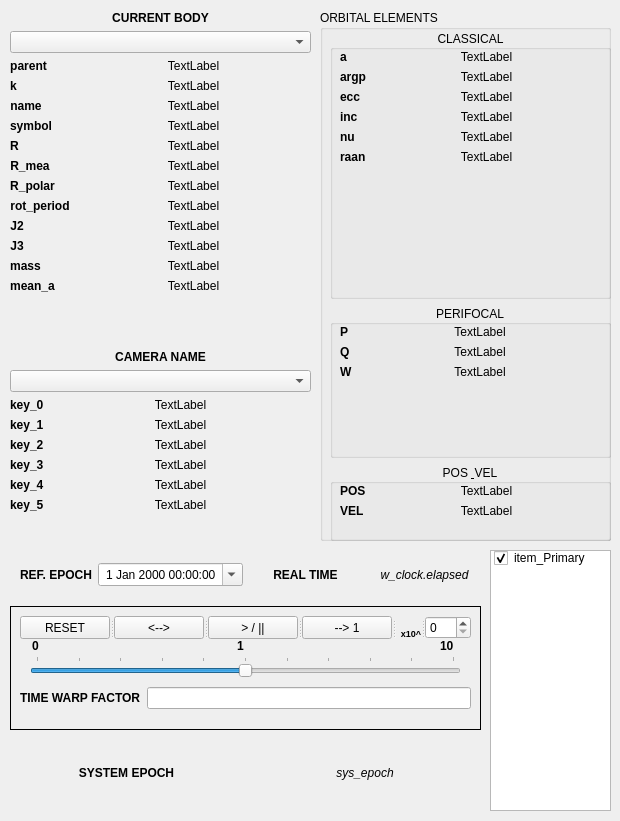
<?xml version="1.0" encoding="UTF-8"?>
<ui version="4.0">
 <class>SNS_DataPanels</class>
 <widget class="QWidget" name="SNS_DataPanels">
  <property name="geometry">
   <rect>
    <x>0</x>
    <y>0</y>
    <width>620</width>
    <height>821</height>
   </rect>
  </property>
  <property name="windowTitle">
   <string>Form</string>
  </property>
  <widget class="QWidget" name="layoutWidget_2">
   <property name="geometry">
    <rect>
     <x>10</x>
     <y>550</y>
     <width>471</width>
     <height>261</height>
    </rect>
   </property>
   <layout class="QVBoxLayout" name="EpochTimer" stretch="2,5,3">
    <property name="sizeConstraint">
     <enum>QLayout::SetDefaultConstraint</enum>
    </property>
    <item>
     <layout class="QHBoxLayout" name="ref_times">
      <property name="sizeConstraint">
       <enum>QLayout::SetMinimumSize</enum>
      </property>
      <item>
       <layout class="QHBoxLayout" name="hlo_ref_epoch_2">
        <item>
         <widget class="QLabel" name="lf_ref_epoch_2">
          <property name="text">
           <string>&lt;html&gt;&lt;head/&gt;&lt;body&gt;&lt;p&gt;&lt;span style=&quot; font-weight:600;&quot;&gt;REF. EPOCH&lt;/span&gt;&lt;/p&gt;&lt;/body&gt;&lt;/html&gt;</string>
          </property>
          <property name="alignment">
           <set>Qt::AlignRight|Qt::AlignTrailing|Qt::AlignVCenter</set>
          </property>
         </widget>
        </item>
        <item>
         <widget class="QDateTimeEdit" name="dtEdit_ref_epoch_2">
          <property name="alignment">
           <set>Qt::AlignCenter</set>
          </property>
          <property name="calendarPopup">
           <bool>true</bool>
          </property>
          <property name="timeSpec">
           <enum>Qt::UTC</enum>
          </property>
         </widget>
        </item>
       </layout>
      </item>
      <item>
       <layout class="QHBoxLayout" name="hlo_elapsed_2">
        <item>
         <widget class="QLabel" name="lf_elapsed_2">
          <property name="text">
           <string>&lt;html&gt;&lt;head/&gt;&lt;body&gt;&lt;p&gt;&lt;span style=&quot; font-weight:600;&quot;&gt;REAL TIME&lt;/span&gt;&lt;/p&gt;&lt;/body&gt;&lt;/html&gt;</string>
          </property>
          <property name="alignment">
           <set>Qt::AlignCenter</set>
          </property>
         </widget>
        </item>
        <item>
         <widget class="QLabel" name="lv_elapsed_2">
          <property name="text">
           <string>&lt;html&gt;&lt;head/&gt;&lt;body&gt;&lt;p&gt;&lt;span style=&quot; font-style:italic;&quot;&gt;w_clock.elapsed&lt;/span&gt;&lt;/p&gt;&lt;/body&gt;&lt;/html&gt;</string>
          </property>
          <property name="alignment">
           <set>Qt::AlignCenter</set>
          </property>
         </widget>
        </item>
       </layout>
      </item>
     </layout>
    </item>
    <item>
     <widget class="QFrame" name="fra_twarp_2">
      <property name="sizePolicy">
       <sizepolicy hsizetype="Preferred" vsizetype="MinimumExpanding">
        <horstretch>0</horstretch>
        <verstretch>0</verstretch>
       </sizepolicy>
      </property>
      <property name="frameShape">
       <enum>QFrame::Box</enum>
      </property>
      <property name="frameShadow">
       <enum>QFrame::Plain</enum>
      </property>
      <widget class="QSlider" name="sli_twarp_man_2">
       <property name="geometry">
        <rect>
         <x>20</x>
         <y>50</y>
         <width>431</width>
         <height>21</height>
        </rect>
       </property>
       <property name="minimum">
        <number>-100</number>
       </property>
       <property name="maximum">
        <number>100</number>
       </property>
       <property name="value">
        <number>0</number>
       </property>
       <property name="tracking">
        <bool>true</bool>
       </property>
       <property name="orientation">
        <enum>Qt::Horizontal</enum>
       </property>
       <property name="invertedAppearance">
        <bool>false</bool>
       </property>
       <property name="invertedControls">
        <bool>true</bool>
       </property>
       <property name="tickPosition">
        <enum>QSlider::TicksAbove</enum>
       </property>
       <property name="tickInterval">
        <number>20</number>
       </property>
      </widget>
      <widget class="QLabel" name="lf_twarp_min_2">
       <property name="geometry">
        <rect>
         <x>220</x>
         <y>30</y>
         <width>21</width>
         <height>20</height>
        </rect>
       </property>
       <property name="text">
        <string>&lt;html&gt;&lt;head/&gt;&lt;body&gt;&lt;p&gt;&lt;span style=&quot; font-weight:600;&quot;&gt;1&lt;/span&gt;&lt;/p&gt;&lt;/body&gt;&lt;/html&gt;</string>
       </property>
       <property name="alignment">
        <set>Qt::AlignCenter</set>
       </property>
      </widget>
      <widget class="QLabel" name="lv_twarp_max_3">
       <property name="geometry">
        <rect>
         <x>15</x>
         <y>30</y>
         <width>21</width>
         <height>21</height>
        </rect>
       </property>
       <property name="text">
        <string>&lt;html&gt;&lt;head/&gt;&lt;body&gt;&lt;p&gt;&lt;span style=&quot; font-weight:600;&quot;&gt;0&lt;/span&gt;&lt;/p&gt;&lt;/body&gt;&lt;/html&gt;</string>
       </property>
       <property name="alignment">
        <set>Qt::AlignCenter</set>
       </property>
      </widget>
      <widget class="QLabel" name="lv_twarp_max_4">
       <property name="geometry">
        <rect>
         <x>430</x>
         <y>30</y>
         <width>21</width>
         <height>21</height>
        </rect>
       </property>
       <property name="text">
        <string>&lt;html&gt;&lt;head/&gt;&lt;body&gt;&lt;p&gt;&lt;span style=&quot; font-weight:600;&quot;&gt;10&lt;/span&gt;&lt;/p&gt;&lt;/body&gt;&lt;/html&gt;</string>
       </property>
       <property name="alignment">
        <set>Qt::AlignLeading|Qt::AlignLeft|Qt::AlignVCenter</set>
       </property>
      </widget>
      <widget class="QSplitter" name="splitter_2">
       <property name="geometry">
        <rect>
         <x>10</x>
         <y>10</y>
         <width>451</width>
         <height>23</height>
        </rect>
       </property>
       <property name="orientation">
        <enum>Qt::Horizontal</enum>
       </property>
       <widget class="QPushButton" name="btn_stop_2">
        <property name="sizePolicy">
         <sizepolicy hsizetype="MinimumExpanding" vsizetype="Fixed">
          <horstretch>0</horstretch>
          <verstretch>0</verstretch>
         </sizepolicy>
        </property>
        <property name="text">
         <string>RESET</string>
        </property>
       </widget>
       <widget class="QPushButton" name="btn_reverse_2">
        <property name="text">
         <string>&lt;--&gt;</string>
        </property>
       </widget>
       <widget class="QPushButton" name="btn_play_pause_2">
        <property name="text">
         <string>&gt; / ||</string>
        </property>
       </widget>
       <widget class="QPushButton" name="btn_real_twarp_2">
        <property name="text">
         <string>--&gt; 1</string>
        </property>
       </widget>
       <widget class="QLabel" name="lf_exp_2">
        <property name="text">
         <string>&lt;html&gt;&lt;head/&gt;&lt;body&gt;&lt;p&gt;&lt;span style=&quot; font-size:7pt; font-weight:600;&quot;&gt;x10^&lt;/span&gt;&lt;/p&gt;&lt;/body&gt;&lt;/html&gt;</string>
        </property>
        <property name="alignment">
         <set>Qt::AlignBottom|Qt::AlignRight|Qt::AlignTrailing</set>
        </property>
       </widget>
       <widget class="QSpinBox" name="sp_exp_2"/>
      </widget>
      <widget class="QWidget" name="">
       <property name="geometry">
        <rect>
         <x>10</x>
         <y>80</y>
         <width>451</width>
         <height>24</height>
        </rect>
       </property>
       <layout class="QHBoxLayout" name="horizontalLayout">
        <item>
         <widget class="QLabel" name="lf_twarp_2">
          <property name="text">
           <string>&lt;html&gt;&lt;head/&gt;&lt;body&gt;&lt;p&gt;&lt;span style=&quot; font-weight:600;&quot;&gt;TIME WARP FACTOR&lt;/span&gt;&lt;/p&gt;&lt;/body&gt;&lt;/html&gt;</string>
          </property>
         </widget>
        </item>
        <item>
         <widget class="QLineEdit" name="lEd_twarp_2"/>
        </item>
       </layout>
      </widget>
     </widget>
    </item>
    <item>
     <layout class="QHBoxLayout" name="hlo_sys_epoch_2">
      <property name="sizeConstraint">
       <enum>QLayout::SetMinimumSize</enum>
      </property>
      <item>
       <widget class="QLabel" name="lf_sys_epoch_2">
        <property name="text">
         <string>&lt;html&gt;&lt;head/&gt;&lt;body&gt;&lt;p&gt;&lt;span style=&quot; font-size:9pt; font-weight:600;&quot;&gt;SYSTEM EPOCH&lt;/span&gt;&lt;/p&gt;&lt;/body&gt;&lt;/html&gt;</string>
        </property>
        <property name="textFormat">
         <enum>Qt::AutoText</enum>
        </property>
        <property name="alignment">
         <set>Qt::AlignCenter</set>
        </property>
       </widget>
      </item>
      <item>
       <widget class="QLabel" name="lv_sys_epoch_2">
        <property name="text">
         <string>&lt;html&gt;&lt;head/&gt;&lt;body&gt;&lt;p&gt;&lt;span style=&quot; font-style:italic;&quot;&gt;sys_epoch&lt;/span&gt;&lt;/p&gt;&lt;/body&gt;&lt;/html&gt;</string>
        </property>
        <property name="alignment">
         <set>Qt::AlignCenter</set>
        </property>
       </widget>
      </item>
     </layout>
    </item>
   </layout>
  </widget>
  <widget class="QListWidget" name="bodyList">
   <property name="geometry">
    <rect>
     <x>490</x>
     <y>550</y>
     <width>121</width>
     <height>261</height>
    </rect>
   </property>
   <property name="sizePolicy">
    <sizepolicy hsizetype="MinimumExpanding" vsizetype="Minimum">
     <horstretch>1</horstretch>
     <verstretch>1</verstretch>
    </sizepolicy>
   </property>
   <item>
    <property name="text">
     <string>item_Primary</string>
    </property>
    <property name="checkState">
     <enum>Checked</enum>
    </property>
   </item>
  </widget>
  <widget class="QWidget" name="layoutWidget">
   <property name="geometry">
    <rect>
     <x>10</x>
     <y>350</y>
     <width>301</width>
     <height>191</height>
    </rect>
   </property>
   <layout class="QVBoxLayout" name="camera_state" stretch="1,1,12">
    <item>
     <widget class="QLabel" name="cam_header">
      <property name="text">
       <string>&lt;html&gt;&lt;head/&gt;&lt;body&gt;&lt;p&gt;&lt;span style=&quot; font-weight:600;&quot;&gt;CAMERA NAME&lt;/span&gt;&lt;/p&gt;&lt;/body&gt;&lt;/html&gt;</string>
      </property>
      <property name="alignment">
       <set>Qt::AlignCenter</set>
      </property>
     </widget>
    </item>
    <item>
     <widget class="QComboBox" name="camBox">
      <property name="baseSize">
       <size>
        <width>0</width>
        <height>0</height>
       </size>
      </property>
     </widget>
    </item>
    <item>
     <layout class="QFormLayout" name="cam_form">
      <item row="0" column="0">
       <widget class="QLabel" name="key_0">
        <property name="font">
         <font>
          <weight>75</weight>
          <bold>true</bold>
         </font>
        </property>
        <property name="text">
         <string>key_0</string>
        </property>
       </widget>
      </item>
      <item row="0" column="1">
       <widget class="QLabel" name="cam_0">
        <property name="text">
         <string>TextLabel</string>
        </property>
        <property name="alignment">
         <set>Qt::AlignCenter</set>
        </property>
       </widget>
      </item>
      <item row="1" column="0">
       <widget class="QLabel" name="key_1">
        <property name="font">
         <font>
          <weight>75</weight>
          <bold>true</bold>
         </font>
        </property>
        <property name="text">
         <string>key_1</string>
        </property>
       </widget>
      </item>
      <item row="1" column="1">
       <widget class="QLabel" name="cam_1">
        <property name="text">
         <string>TextLabel</string>
        </property>
        <property name="alignment">
         <set>Qt::AlignCenter</set>
        </property>
       </widget>
      </item>
      <item row="2" column="0">
       <widget class="QLabel" name="key_2">
        <property name="font">
         <font>
          <weight>75</weight>
          <bold>true</bold>
         </font>
        </property>
        <property name="text">
         <string>key_2</string>
        </property>
       </widget>
      </item>
      <item row="2" column="1">
       <widget class="QLabel" name="cam_2">
        <property name="text">
         <string>TextLabel</string>
        </property>
        <property name="alignment">
         <set>Qt::AlignCenter</set>
        </property>
       </widget>
      </item>
      <item row="3" column="0">
       <widget class="QLabel" name="key_3">
        <property name="font">
         <font>
          <weight>75</weight>
          <bold>true</bold>
         </font>
        </property>
        <property name="text">
         <string>key_3</string>
        </property>
       </widget>
      </item>
      <item row="3" column="1">
       <widget class="QLabel" name="cam_3">
        <property name="text">
         <string>TextLabel</string>
        </property>
        <property name="alignment">
         <set>Qt::AlignCenter</set>
        </property>
       </widget>
      </item>
      <item row="4" column="0">
       <widget class="QLabel" name="key_4">
        <property name="font">
         <font>
          <weight>75</weight>
          <bold>true</bold>
         </font>
        </property>
        <property name="text">
         <string>key_4</string>
        </property>
       </widget>
      </item>
      <item row="4" column="1">
       <widget class="QLabel" name="cam_4">
        <property name="text">
         <string>TextLabel</string>
        </property>
        <property name="alignment">
         <set>Qt::AlignCenter</set>
        </property>
       </widget>
      </item>
      <item row="5" column="0">
       <widget class="QLabel" name="key_5">
        <property name="font">
         <font>
          <weight>75</weight>
          <bold>true</bold>
         </font>
        </property>
        <property name="text">
         <string>key_5</string>
        </property>
       </widget>
      </item>
      <item row="5" column="1">
       <widget class="QLabel" name="cam_5">
        <property name="text">
         <string>TextLabel</string>
        </property>
        <property name="alignment">
         <set>Qt::AlignCenter</set>
        </property>
       </widget>
      </item>
     </layout>
    </item>
   </layout>
  </widget>
  <widget class="QGroupBox" name="groupBox">
   <property name="geometry">
    <rect>
     <x>320</x>
     <y>10</y>
     <width>291</width>
     <height>531</height>
    </rect>
   </property>
   <property name="title">
    <string>ORBITAL ELEMENTS</string>
   </property>
   <widget class="QWidget" name="layoutWidget">
    <property name="geometry">
     <rect>
      <x>10</x>
      <y>20</y>
      <width>281</width>
      <height>511</height>
     </rect>
    </property>
    <layout class="QVBoxLayout" name="orbital_elements" stretch="7,4,2">
     <item>
      <widget class="QGroupBox" name="classical">
       <property name="font">
        <font>
         <weight>50</weight>
         <bold>false</bold>
        </font>
       </property>
       <property name="title">
        <string>CLASSICAL</string>
       </property>
       <property name="alignment">
        <set>Qt::AlignCenter</set>
       </property>
       <widget class="QWidget" name="layoutWidget">
        <property name="geometry">
         <rect>
          <x>10</x>
          <y>20</y>
          <width>261</width>
          <height>141</height>
         </rect>
        </property>
        <layout class="QFormLayout" name="cl_form">
         <property name="sizeConstraint">
          <enum>QLayout::SetMinimumSize</enum>
         </property>
         <item row="0" column="0">
          <widget class="QLabel" name="a">
           <property name="font">
            <font>
             <weight>75</weight>
             <bold>true</bold>
            </font>
           </property>
           <property name="text">
            <string>a</string>
           </property>
          </widget>
         </item>
         <item row="0" column="1">
          <widget class="QLabel" name="elem_coe_0">
           <property name="text">
            <string>TextLabel</string>
           </property>
           <property name="alignment">
            <set>Qt::AlignCenter</set>
           </property>
          </widget>
         </item>
         <item row="1" column="0">
          <widget class="QLabel" name="argp">
           <property name="font">
            <font>
             <weight>75</weight>
             <bold>true</bold>
            </font>
           </property>
           <property name="text">
            <string>argp</string>
           </property>
          </widget>
         </item>
         <item row="1" column="1">
          <widget class="QLabel" name="elem_coe_1">
           <property name="text">
            <string>TextLabel</string>
           </property>
           <property name="alignment">
            <set>Qt::AlignCenter</set>
           </property>
          </widget>
         </item>
         <item row="2" column="0">
          <widget class="QLabel" name="ecc">
           <property name="font">
            <font>
             <weight>75</weight>
             <bold>true</bold>
            </font>
           </property>
           <property name="text">
            <string>ecc</string>
           </property>
          </widget>
         </item>
         <item row="2" column="1">
          <widget class="QLabel" name="elem_coe_2">
           <property name="text">
            <string>TextLabel</string>
           </property>
           <property name="alignment">
            <set>Qt::AlignCenter</set>
           </property>
          </widget>
         </item>
         <item row="3" column="0">
          <widget class="QLabel" name="inc">
           <property name="font">
            <font>
             <weight>75</weight>
             <bold>true</bold>
            </font>
           </property>
           <property name="text">
            <string>inc</string>
           </property>
          </widget>
         </item>
         <item row="3" column="1">
          <widget class="QLabel" name="elem_coe_3">
           <property name="text">
            <string>TextLabel</string>
           </property>
           <property name="alignment">
            <set>Qt::AlignCenter</set>
           </property>
          </widget>
         </item>
         <item row="4" column="0">
          <widget class="QLabel" name="nu">
           <property name="font">
            <font>
             <weight>75</weight>
             <bold>true</bold>
            </font>
           </property>
           <property name="text">
            <string>nu</string>
           </property>
          </widget>
         </item>
         <item row="4" column="1">
          <widget class="QLabel" name="elem_coe_4">
           <property name="text">
            <string>TextLabel</string>
           </property>
           <property name="alignment">
            <set>Qt::AlignCenter</set>
           </property>
          </widget>
         </item>
         <item row="5" column="0">
          <widget class="QLabel" name="raan">
           <property name="font">
            <font>
             <weight>75</weight>
             <bold>true</bold>
            </font>
           </property>
           <property name="text">
            <string>raan</string>
           </property>
          </widget>
         </item>
         <item row="5" column="1">
          <widget class="QLabel" name="elem_coe_5">
           <property name="text">
            <string>TextLabel</string>
           </property>
           <property name="alignment">
            <set>Qt::AlignCenter</set>
           </property>
          </widget>
         </item>
        </layout>
       </widget>
      </widget>
     </item>
     <item>
      <widget class="QGroupBox" name="perifocal">
       <property name="title">
        <string>PERIFOCAL</string>
       </property>
       <property name="alignment">
        <set>Qt::AlignCenter</set>
       </property>
       <widget class="QWidget" name="layoutWidget">
        <property name="geometry">
         <rect>
          <x>10</x>
          <y>20</y>
          <width>261</width>
          <height>64</height>
         </rect>
        </property>
        <layout class="QFormLayout" name="pf_form">
         <item row="0" column="0">
          <widget class="QLabel" name="P">
           <property name="font">
            <font>
             <weight>75</weight>
             <bold>true</bold>
            </font>
           </property>
           <property name="text">
            <string>P</string>
           </property>
          </widget>
         </item>
         <item row="0" column="1">
          <widget class="QLabel" name="elem_pqw_0">
           <property name="text">
            <string>TextLabel</string>
           </property>
           <property name="alignment">
            <set>Qt::AlignCenter</set>
           </property>
          </widget>
         </item>
         <item row="1" column="0">
          <widget class="QLabel" name="Q">
           <property name="font">
            <font>
             <weight>75</weight>
             <bold>true</bold>
            </font>
           </property>
           <property name="text">
            <string>Q</string>
           </property>
          </widget>
         </item>
         <item row="1" column="1">
          <widget class="QLabel" name="elem_pqw_1">
           <property name="text">
            <string>TextLabel</string>
           </property>
           <property name="alignment">
            <set>Qt::AlignCenter</set>
           </property>
          </widget>
         </item>
         <item row="2" column="0">
          <widget class="QLabel" name="W">
           <property name="font">
            <font>
             <weight>75</weight>
             <bold>true</bold>
            </font>
           </property>
           <property name="text">
            <string>W</string>
           </property>
          </widget>
         </item>
         <item row="2" column="1">
          <widget class="QLabel" name="elem_pqw_2">
           <property name="text">
            <string>TextLabel</string>
           </property>
           <property name="alignment">
            <set>Qt::AlignCenter</set>
           </property>
          </widget>
         </item>
        </layout>
       </widget>
      </widget>
     </item>
     <item>
      <widget class="QGroupBox" name="rv">
       <property name="font">
        <font>
         <weight>50</weight>
         <bold>false</bold>
        </font>
       </property>
       <property name="title">
        <string>POS &amp; VEL</string>
       </property>
       <property name="alignment">
        <set>Qt::AlignCenter</set>
       </property>
       <widget class="QWidget" name="layoutWidget">
        <property name="geometry">
         <rect>
          <x>10</x>
          <y>20</y>
          <width>261</width>
          <height>41</height>
         </rect>
        </property>
        <layout class="QFormLayout" name="rv_form">
         <item row="0" column="0">
          <widget class="QLabel" name="POS">
           <property name="font">
            <font>
             <weight>75</weight>
             <bold>true</bold>
            </font>
           </property>
           <property name="text">
            <string>POS</string>
           </property>
          </widget>
         </item>
         <item row="0" column="1">
          <widget class="QLabel" name="elem_rv_0">
           <property name="text">
            <string>TextLabel</string>
           </property>
           <property name="alignment">
            <set>Qt::AlignCenter</set>
           </property>
          </widget>
         </item>
         <item row="1" column="0">
          <widget class="QLabel" name="VEL">
           <property name="font">
            <font>
             <weight>75</weight>
             <bold>true</bold>
            </font>
           </property>
           <property name="text">
            <string>VEL</string>
           </property>
          </widget>
         </item>
         <item row="1" column="1">
          <widget class="QLabel" name="elem_rv_1">
           <property name="text">
            <string>TextLabel</string>
           </property>
           <property name="alignment">
            <set>Qt::AlignCenter</set>
           </property>
          </widget>
         </item>
        </layout>
       </widget>
      </widget>
     </item>
    </layout>
   </widget>
  </widget>
  <widget class="QWidget" name="layoutWidget">
   <property name="geometry">
    <rect>
     <x>10</x>
     <y>11</y>
     <width>301</width>
     <height>332</height>
    </rect>
   </property>
   <layout class="QVBoxLayout" name="verticalLayout">
    <item>
     <widget class="QLabel" name="bod_header">
      <property name="sizePolicy">
       <sizepolicy hsizetype="Preferred" vsizetype="Fixed">
        <horstretch>0</horstretch>
        <verstretch>0</verstretch>
       </sizepolicy>
      </property>
      <property name="text">
       <string>&lt;html&gt;&lt;head/&gt;&lt;body&gt;&lt;p align=&quot;center&quot;&gt;&lt;span style=&quot; font-weight:600;&quot;&gt;CURRENT BODY&lt;/span&gt;&lt;/p&gt;&lt;/body&gt;&lt;/html&gt;</string>
      </property>
     </widget>
    </item>
    <item>
     <widget class="QComboBox" name="bodyBox"/>
    </item>
    <item>
     <layout class="QFormLayout" name="formLayout">
      <item row="0" column="0">
       <widget class="QLabel" name="parent">
        <property name="sizePolicy">
         <sizepolicy hsizetype="Preferred" vsizetype="Preferred">
          <horstretch>1</horstretch>
          <verstretch>0</verstretch>
         </sizepolicy>
        </property>
        <property name="font">
         <font>
          <weight>75</weight>
          <bold>true</bold>
         </font>
        </property>
        <property name="text">
         <string>parent</string>
        </property>
        <property name="alignment">
         <set>Qt::AlignCenter</set>
        </property>
       </widget>
      </item>
      <item row="0" column="1">
       <widget class="QLabel" name="attr_0">
        <property name="text">
         <string>TextLabel</string>
        </property>
        <property name="alignment">
         <set>Qt::AlignCenter</set>
        </property>
       </widget>
      </item>
      <item row="1" column="0">
       <widget class="QLabel" name="k">
        <property name="sizePolicy">
         <sizepolicy hsizetype="Preferred" vsizetype="Preferred">
          <horstretch>1</horstretch>
          <verstretch>0</verstretch>
         </sizepolicy>
        </property>
        <property name="font">
         <font>
          <weight>75</weight>
          <bold>true</bold>
         </font>
        </property>
        <property name="text">
         <string>k</string>
        </property>
        <property name="alignment">
         <set>Qt::AlignCenter</set>
        </property>
       </widget>
      </item>
      <item row="1" column="1">
       <widget class="QLabel" name="attr_1">
        <property name="text">
         <string>TextLabel</string>
        </property>
        <property name="alignment">
         <set>Qt::AlignCenter</set>
        </property>
       </widget>
      </item>
      <item row="2" column="0">
       <widget class="QLabel" name="name">
        <property name="sizePolicy">
         <sizepolicy hsizetype="Preferred" vsizetype="Preferred">
          <horstretch>1</horstretch>
          <verstretch>0</verstretch>
         </sizepolicy>
        </property>
        <property name="font">
         <font>
          <weight>75</weight>
          <bold>true</bold>
         </font>
        </property>
        <property name="text">
         <string>name</string>
        </property>
        <property name="alignment">
         <set>Qt::AlignCenter</set>
        </property>
       </widget>
      </item>
      <item row="2" column="1">
       <widget class="QLabel" name="attr_2">
        <property name="text">
         <string>TextLabel</string>
        </property>
        <property name="alignment">
         <set>Qt::AlignCenter</set>
        </property>
       </widget>
      </item>
      <item row="3" column="0">
       <widget class="QLabel" name="symbol">
        <property name="sizePolicy">
         <sizepolicy hsizetype="Preferred" vsizetype="Preferred">
          <horstretch>1</horstretch>
          <verstretch>0</verstretch>
         </sizepolicy>
        </property>
        <property name="font">
         <font>
          <weight>75</weight>
          <bold>true</bold>
         </font>
        </property>
        <property name="text">
         <string>symbol</string>
        </property>
        <property name="alignment">
         <set>Qt::AlignCenter</set>
        </property>
       </widget>
      </item>
      <item row="3" column="1">
       <widget class="QLabel" name="attr_3">
        <property name="text">
         <string>TextLabel</string>
        </property>
        <property name="alignment">
         <set>Qt::AlignCenter</set>
        </property>
       </widget>
      </item>
      <item row="4" column="0">
       <widget class="QLabel" name="R">
        <property name="sizePolicy">
         <sizepolicy hsizetype="Preferred" vsizetype="Preferred">
          <horstretch>1</horstretch>
          <verstretch>0</verstretch>
         </sizepolicy>
        </property>
        <property name="font">
         <font>
          <weight>75</weight>
          <bold>true</bold>
         </font>
        </property>
        <property name="text">
         <string>R</string>
        </property>
        <property name="alignment">
         <set>Qt::AlignCenter</set>
        </property>
       </widget>
      </item>
      <item row="4" column="1">
       <widget class="QLabel" name="attr_4">
        <property name="text">
         <string>TextLabel</string>
        </property>
        <property name="alignment">
         <set>Qt::AlignCenter</set>
        </property>
       </widget>
      </item>
      <item row="5" column="0">
       <widget class="QLabel" name="R_mean">
        <property name="sizePolicy">
         <sizepolicy hsizetype="Preferred" vsizetype="Preferred">
          <horstretch>1</horstretch>
          <verstretch>0</verstretch>
         </sizepolicy>
        </property>
        <property name="font">
         <font>
          <weight>75</weight>
          <bold>true</bold>
         </font>
        </property>
        <property name="text">
         <string>R_mea</string>
        </property>
        <property name="alignment">
         <set>Qt::AlignCenter</set>
        </property>
       </widget>
      </item>
      <item row="5" column="1">
       <widget class="QLabel" name="attr_5">
        <property name="text">
         <string>TextLabel</string>
        </property>
        <property name="alignment">
         <set>Qt::AlignCenter</set>
        </property>
       </widget>
      </item>
      <item row="6" column="0">
       <widget class="QLabel" name="R_polar">
        <property name="sizePolicy">
         <sizepolicy hsizetype="Preferred" vsizetype="Preferred">
          <horstretch>1</horstretch>
          <verstretch>0</verstretch>
         </sizepolicy>
        </property>
        <property name="font">
         <font>
          <weight>75</weight>
          <bold>true</bold>
         </font>
        </property>
        <property name="text">
         <string>R_polar</string>
        </property>
        <property name="alignment">
         <set>Qt::AlignCenter</set>
        </property>
       </widget>
      </item>
      <item row="6" column="1">
       <widget class="QLabel" name="attr_6">
        <property name="text">
         <string>TextLabel</string>
        </property>
        <property name="alignment">
         <set>Qt::AlignCenter</set>
        </property>
       </widget>
      </item>
      <item row="7" column="0">
       <widget class="QLabel" name="rot_period">
        <property name="sizePolicy">
         <sizepolicy hsizetype="Preferred" vsizetype="Preferred">
          <horstretch>1</horstretch>
          <verstretch>0</verstretch>
         </sizepolicy>
        </property>
        <property name="font">
         <font>
          <weight>75</weight>
          <bold>true</bold>
         </font>
        </property>
        <property name="text">
         <string>rot_period</string>
        </property>
        <property name="alignment">
         <set>Qt::AlignCenter</set>
        </property>
       </widget>
      </item>
      <item row="7" column="1">
       <widget class="QLabel" name="attr_7">
        <property name="text">
         <string>TextLabel</string>
        </property>
        <property name="alignment">
         <set>Qt::AlignCenter</set>
        </property>
       </widget>
      </item>
      <item row="8" column="0">
       <widget class="QLabel" name="mass">
        <property name="sizePolicy">
         <sizepolicy hsizetype="Preferred" vsizetype="Preferred">
          <horstretch>1</horstretch>
          <verstretch>0</verstretch>
         </sizepolicy>
        </property>
        <property name="font">
         <font>
          <weight>75</weight>
          <bold>true</bold>
         </font>
        </property>
        <property name="text">
         <string>J2</string>
        </property>
        <property name="alignment">
         <set>Qt::AlignCenter</set>
        </property>
       </widget>
      </item>
      <item row="8" column="1">
       <widget class="QLabel" name="attr_8">
        <property name="text">
         <string>TextLabel</string>
        </property>
        <property name="alignment">
         <set>Qt::AlignCenter</set>
        </property>
       </widget>
      </item>
      <item row="9" column="0">
       <widget class="QLabel" name="J2">
        <property name="sizePolicy">
         <sizepolicy hsizetype="Preferred" vsizetype="Preferred">
          <horstretch>1</horstretch>
          <verstretch>0</verstretch>
         </sizepolicy>
        </property>
        <property name="font">
         <font>
          <weight>75</weight>
          <bold>true</bold>
         </font>
        </property>
        <property name="text">
         <string>J3</string>
        </property>
        <property name="alignment">
         <set>Qt::AlignCenter</set>
        </property>
       </widget>
      </item>
      <item row="9" column="1">
       <widget class="QLabel" name="attr_9">
        <property name="text">
         <string>TextLabel</string>
        </property>
        <property name="alignment">
         <set>Qt::AlignCenter</set>
        </property>
       </widget>
      </item>
      <item row="10" column="0">
       <widget class="QLabel" name="J3">
        <property name="sizePolicy">
         <sizepolicy hsizetype="Preferred" vsizetype="Preferred">
          <horstretch>1</horstretch>
          <verstretch>0</verstretch>
         </sizepolicy>
        </property>
        <property name="font">
         <font>
          <weight>75</weight>
          <bold>true</bold>
         </font>
        </property>
        <property name="text">
         <string>mass</string>
        </property>
        <property name="alignment">
         <set>Qt::AlignCenter</set>
        </property>
       </widget>
      </item>
      <item row="10" column="1">
       <widget class="QLabel" name="attr_A">
        <property name="text">
         <string>TextLabel</string>
        </property>
        <property name="alignment">
         <set>Qt::AlignCenter</set>
        </property>
       </widget>
      </item>
      <item row="11" column="0">
       <widget class="QLabel" name="J3_2">
        <property name="sizePolicy">
         <sizepolicy hsizetype="Preferred" vsizetype="Preferred">
          <horstretch>1</horstretch>
          <verstretch>0</verstretch>
         </sizepolicy>
        </property>
        <property name="font">
         <font>
          <weight>75</weight>
          <bold>true</bold>
         </font>
        </property>
        <property name="text">
         <string>mean_a</string>
        </property>
        <property name="alignment">
         <set>Qt::AlignCenter</set>
        </property>
       </widget>
      </item>
      <item row="11" column="1">
       <widget class="QLabel" name="attr_A_2">
        <property name="text">
         <string>TextLabel</string>
        </property>
        <property name="alignment">
         <set>Qt::AlignCenter</set>
        </property>
       </widget>
      </item>
     </layout>
    </item>
   </layout>
  </widget>
 </widget>
 <resources/>
 <connections/>
</ui>
